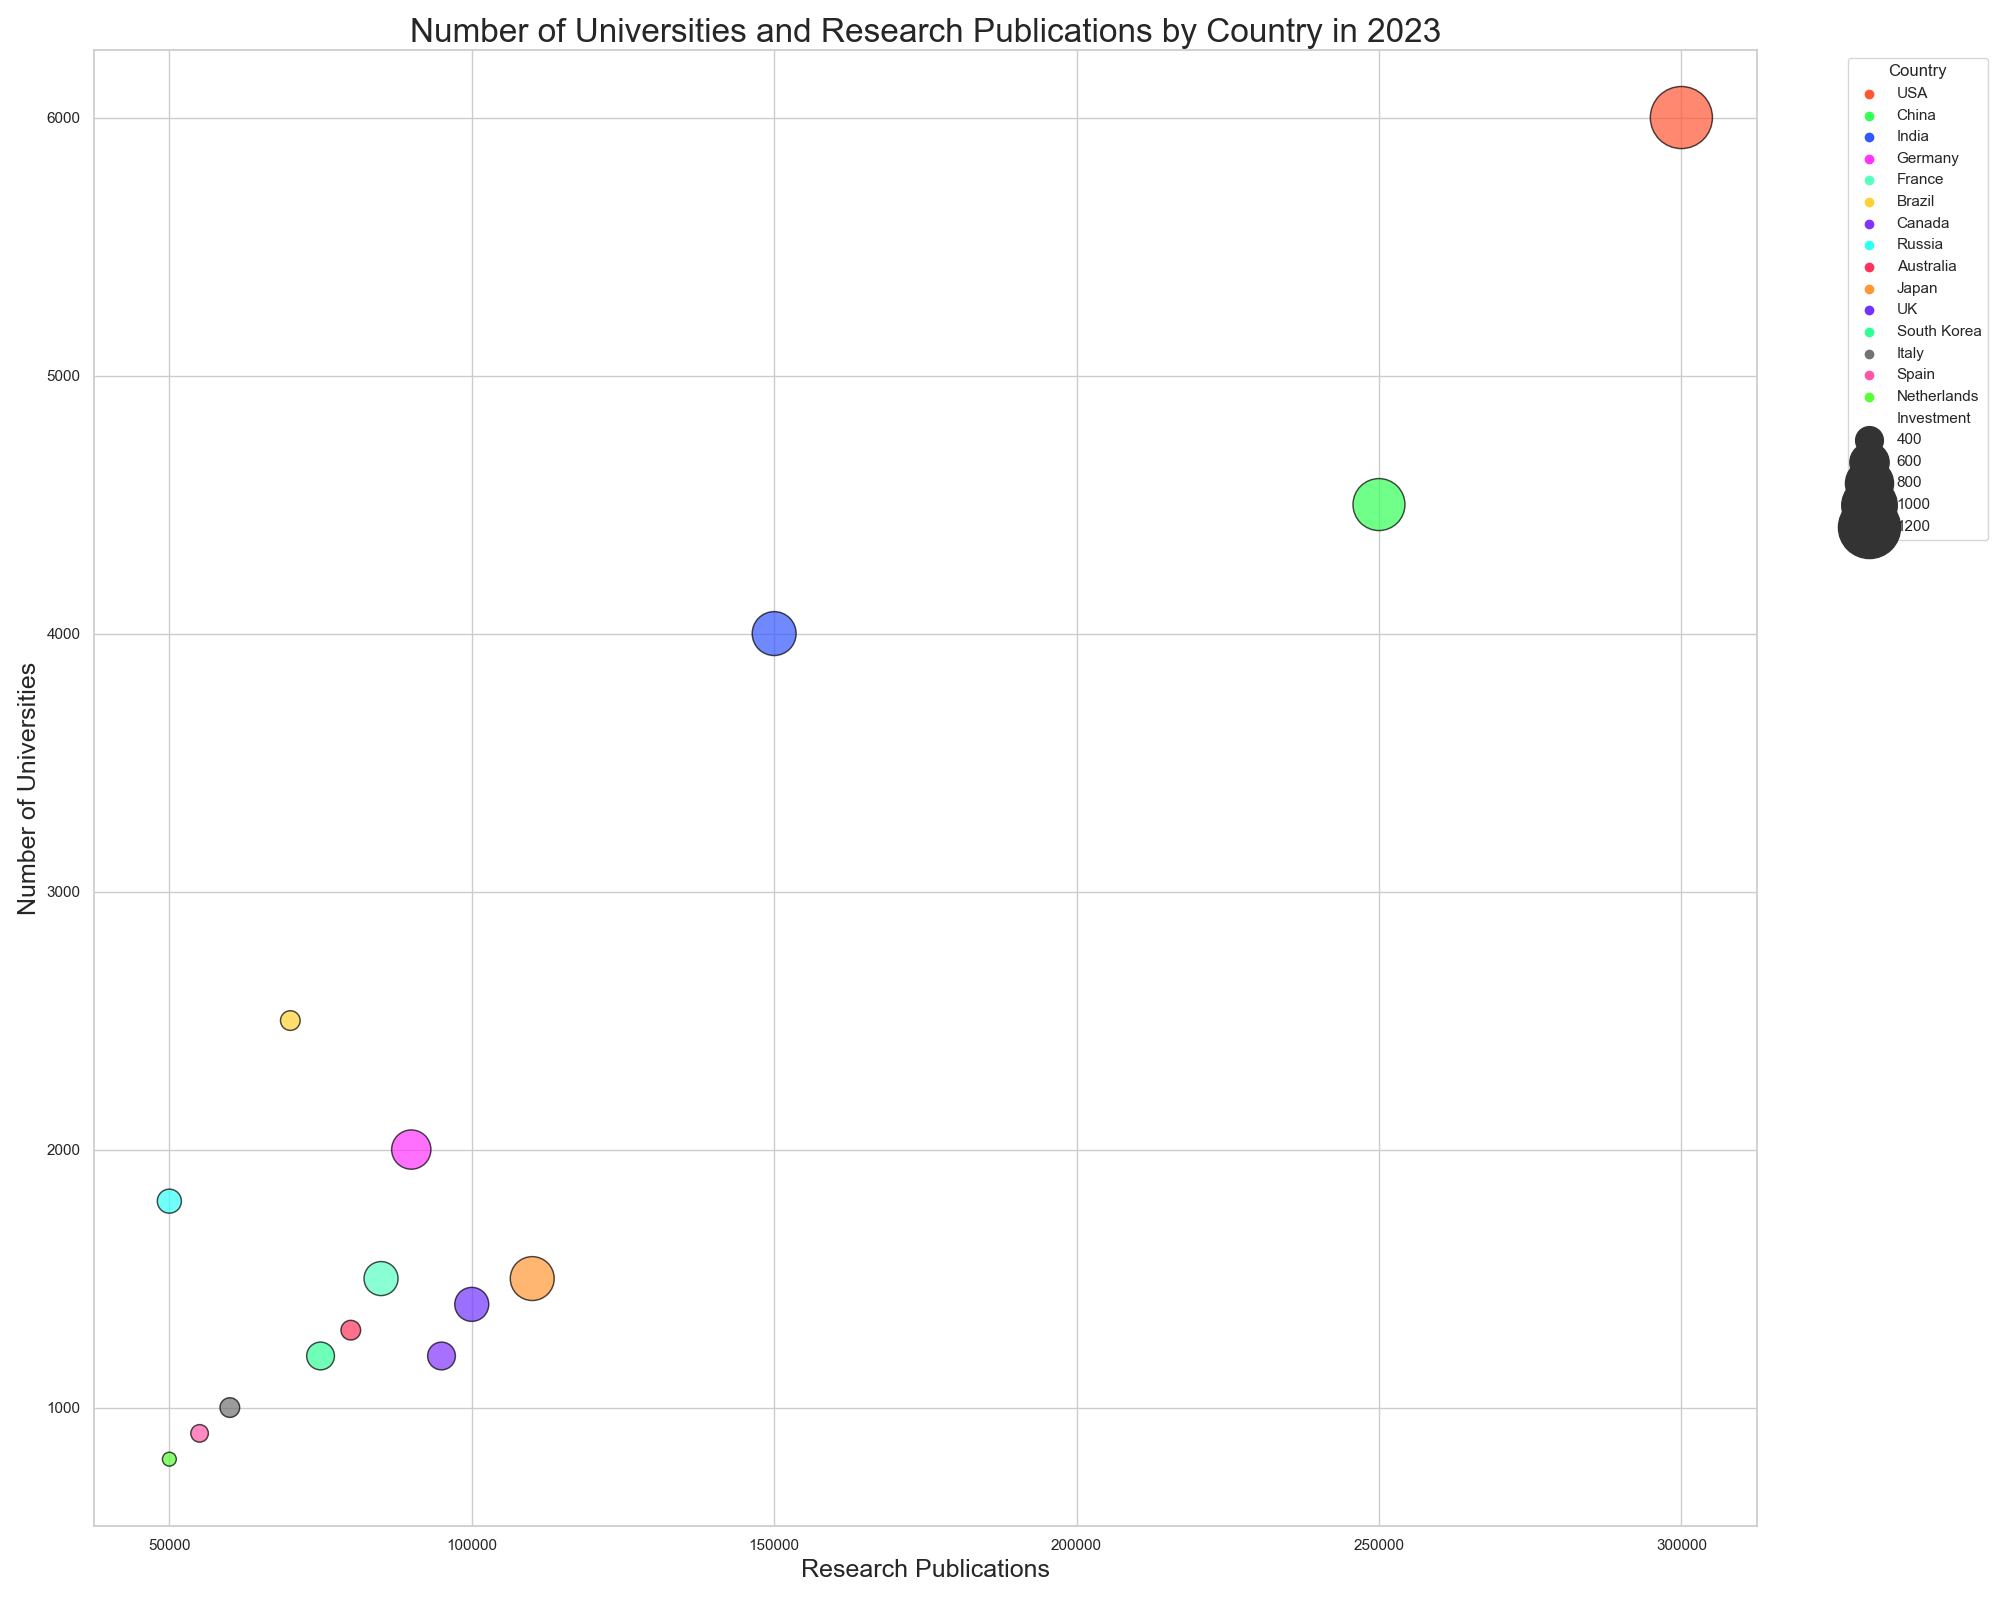

Write the Python code that produced this figure.

import seaborn as sns
import pandas as pd
import matplotlib.pyplot as plt

# Data
data = {
    'Country': ['USA', 'China', 'India', 'Germany', 'France', 'Brazil', 'Canada', 'Russia', 'Australia', 'Japan', 'UK', 'South Korea', 'Italy', 'Spain', 'Netherlands'],
    'NumberOfUniversities': [6000, 4500, 4000, 2000, 1500, 2500, 1200, 1800, 1300, 1500, 1400, 1200, 1000, 900, 800],
    'ResearchPublications': [300000, 250000, 150000, 90000, 85000, 70000, 95000, 50000, 80000, 110000, 100000, 75000, 60000, 55000, 50000],
    'Investment': [1200, 900, 700, 600, 500, 300, 400, 350, 300, 700, 500, 400, 300, 280, 250]
}

# Create a DataFrame
df = pd.DataFrame(data)

# Plotting
plt.figure(figsize=(20, 16))
bubble = sns.scatterplot(data=df, x='ResearchPublications', y='NumberOfUniversities', size='Investment', hue='Country', 
                         palette=['#FF5733', '#33FF57', '#3357FF', '#FF33FB', '#57FFC1', '#FFD133', '#8333FF', 
                                  '#33FFF7', '#FF335B', '#FF9733', '#7333FF', '#33FF97', '#737373', '#FF57A6', '#57FF33'], 
                         sizes=(100, 2000), alpha=0.7, edgecolor='black')

plt.title('Number of Universities and Research Publications by Country in 2023', fontsize=24)
plt.xlabel('Research Publications', fontsize=18)
plt.ylabel('Number of Universities', fontsize=18)

# Customize legend
hand, labl = bubble.get_legend_handles_labels()
bubble.legend(hand[1:], labl[1:], title='Country', bbox_to_anchor=(1.05, 1), loc='upper left')

# Show the plot
plt.tight_layout()
plt.show()
